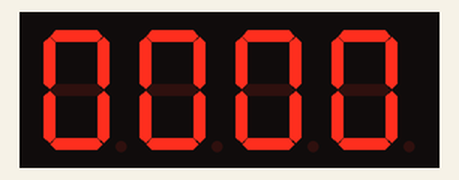
Recording of a sketch running on a simulated Arduino Uno, built with avr-gcc and run on an emulated ATmega328P. Parts: 4-digit seven-segment display.

Above: at 0.1 s.
At 7.1 s:
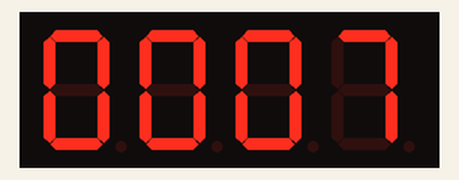
At 13.1 s:
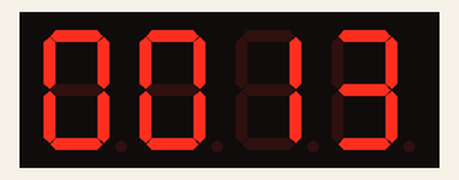
At 18.2 s:
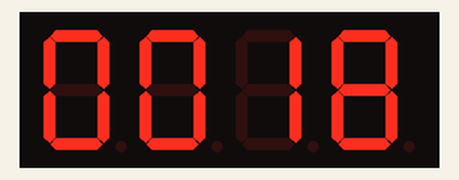
At 27.2 s:
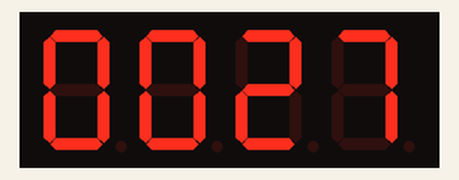
At 37.2 s:
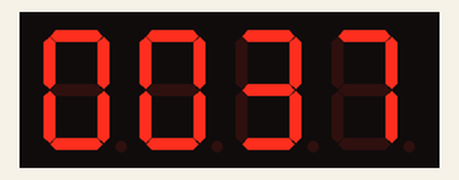

Measured:
- what the display in image 1 shows lasts 1.1 s, from 7.1 s to 8.2 s

The sketch:

Projeto_047_Relogio_com_TM1637.ino
```cpp
// Projeto 047 - Relógio com TM1637
// Arduino Uno | Arduino Neon Lab

#include <TM1637Display.h>

 TM1637Display display(2,3);
 void setup(){ display.setBrightness(7); }
 void loop(){
   int valor = (millis()/1000)%10000;
   display.showNumberDec(valor, true);
   delay(250);
 }
```
